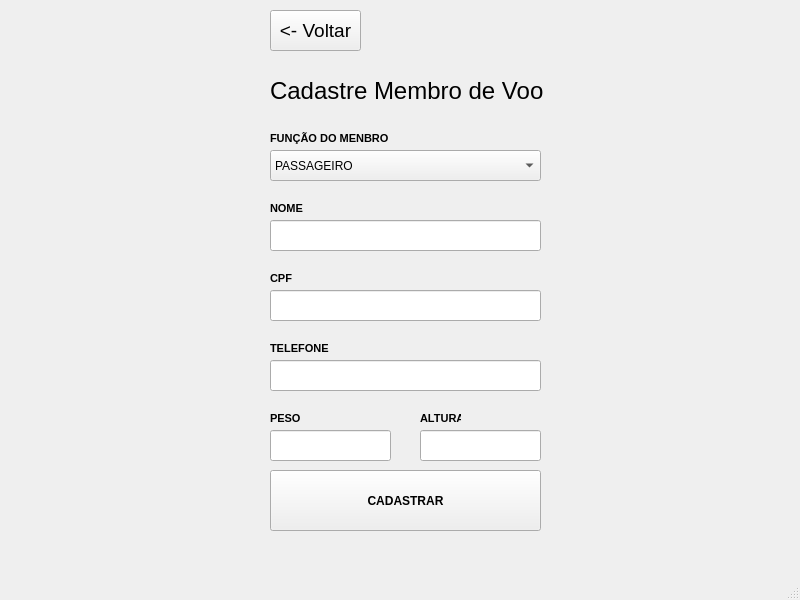
<?xml version="1.0" encoding="UTF-8"?>
<ui version="4.0">
 <class>MainWindow</class>
 <widget class="QMainWindow" name="MainWindow">
  <property name="geometry">
   <rect>
    <x>0</x>
    <y>0</y>
    <width>800</width>
    <height>600</height>
   </rect>
  </property>
  <property name="windowTitle">
   <string>MainWindow</string>
  </property>
  <widget class="QWidget" name="centralwidget">
   <widget class="QLabel" name="label">
    <property name="geometry">
     <rect>
      <x>270</x>
      <y>60</y>
      <width>291</width>
      <height>61</height>
     </rect>
    </property>
    <property name="font">
     <font>
      <pointsize>18</pointsize>
     </font>
    </property>
    <property name="text">
     <string>Cadastre Membro de Voo</string>
    </property>
   </widget>
   <widget class="QPushButton" name="pushButton">
    <property name="geometry">
     <rect>
      <x>270</x>
      <y>10</y>
      <width>91</width>
      <height>41</height>
     </rect>
    </property>
    <property name="font">
     <font>
      <pointsize>14</pointsize>
     </font>
    </property>
    <property name="text">
     <string>&lt;- Voltar</string>
    </property>
   </widget>
   <widget class="QLabel" name="label_2">
    <property name="geometry">
     <rect>
      <x>270</x>
      <y>130</y>
      <width>131</width>
      <height>16</height>
     </rect>
    </property>
    <property name="font">
     <font>
      <pointsize>8</pointsize>
      <weight>75</weight>
      <bold>true</bold>
     </font>
    </property>
    <property name="text">
     <string>FUNÇÃO DO MENBRO</string>
    </property>
   </widget>
   <widget class="QComboBox" name="comboBox">
    <property name="geometry">
     <rect>
      <x>270</x>
      <y>150</y>
      <width>271</width>
      <height>31</height>
     </rect>
    </property>
    <item>
     <property name="text">
      <string>PASSAGEIRO</string>
     </property>
    </item>
    <item>
     <property name="text">
      <string>PILOTO</string>
     </property>
    </item>
    <item>
     <property name="text">
      <string>ALUNO</string>
     </property>
    </item>
    <item>
     <property name="text">
      <string>INSTRUTOR</string>
     </property>
    </item>
   </widget>
   <widget class="QLabel" name="label_3">
    <property name="geometry">
     <rect>
      <x>270</x>
      <y>200</y>
      <width>49</width>
      <height>16</height>
     </rect>
    </property>
    <property name="font">
     <font>
      <pointsize>8</pointsize>
      <weight>75</weight>
      <bold>true</bold>
     </font>
    </property>
    <property name="text">
     <string>NOME</string>
    </property>
   </widget>
   <widget class="QLineEdit" name="lineEdit">
    <property name="geometry">
     <rect>
      <x>270</x>
      <y>220</y>
      <width>271</width>
      <height>31</height>
     </rect>
    </property>
   </widget>
   <widget class="QLabel" name="label_4">
    <property name="geometry">
     <rect>
      <x>270</x>
      <y>270</y>
      <width>49</width>
      <height>16</height>
     </rect>
    </property>
    <property name="font">
     <font>
      <pointsize>8</pointsize>
      <weight>75</weight>
      <bold>true</bold>
     </font>
    </property>
    <property name="text">
     <string>CPF</string>
    </property>
   </widget>
   <widget class="QLineEdit" name="lineEdit_2">
    <property name="geometry">
     <rect>
      <x>270</x>
      <y>290</y>
      <width>271</width>
      <height>31</height>
     </rect>
    </property>
   </widget>
   <widget class="QLabel" name="label_5">
    <property name="geometry">
     <rect>
      <x>270</x>
      <y>340</y>
      <width>61</width>
      <height>16</height>
     </rect>
    </property>
    <property name="font">
     <font>
      <pointsize>8</pointsize>
      <weight>75</weight>
      <bold>true</bold>
     </font>
    </property>
    <property name="text">
     <string>TELEFONE</string>
    </property>
   </widget>
   <widget class="QLineEdit" name="lineEdit_3">
    <property name="geometry">
     <rect>
      <x>270</x>
      <y>360</y>
      <width>271</width>
      <height>31</height>
     </rect>
    </property>
   </widget>
   <widget class="QLabel" name="label_6">
    <property name="geometry">
     <rect>
      <x>270</x>
      <y>410</y>
      <width>61</width>
      <height>16</height>
     </rect>
    </property>
    <property name="font">
     <font>
      <pointsize>8</pointsize>
      <weight>75</weight>
      <bold>true</bold>
     </font>
    </property>
    <property name="text">
     <string>PESO</string>
    </property>
   </widget>
   <widget class="QLabel" name="label_7">
    <property name="geometry">
     <rect>
      <x>420</x>
      <y>410</y>
      <width>41</width>
      <height>16</height>
     </rect>
    </property>
    <property name="font">
     <font>
      <pointsize>8</pointsize>
      <weight>75</weight>
      <bold>true</bold>
     </font>
    </property>
    <property name="text">
     <string>ALTURA</string>
    </property>
   </widget>
   <widget class="QLineEdit" name="lineEdit_4">
    <property name="geometry">
     <rect>
      <x>270</x>
      <y>430</y>
      <width>121</width>
      <height>31</height>
     </rect>
    </property>
   </widget>
   <widget class="QLineEdit" name="lineEdit_5">
    <property name="geometry">
     <rect>
      <x>420</x>
      <y>430</y>
      <width>121</width>
      <height>31</height>
     </rect>
    </property>
   </widget>
   <widget class="QPushButton" name="pushButton_2">
    <property name="geometry">
     <rect>
      <x>270</x>
      <y>470</y>
      <width>271</width>
      <height>61</height>
     </rect>
    </property>
    <property name="font">
     <font>
      <weight>75</weight>
      <bold>true</bold>
     </font>
    </property>
    <property name="text">
     <string>CADASTRAR</string>
    </property>
   </widget>
  </widget>
  <widget class="QMenuBar" name="menubar">
   <property name="geometry">
    <rect>
     <x>0</x>
     <y>0</y>
     <width>800</width>
     <height>21</height>
    </rect>
   </property>
  </widget>
  <widget class="QStatusBar" name="statusbar"/>
 </widget>
 <resources/>
 <connections/>
</ui>
